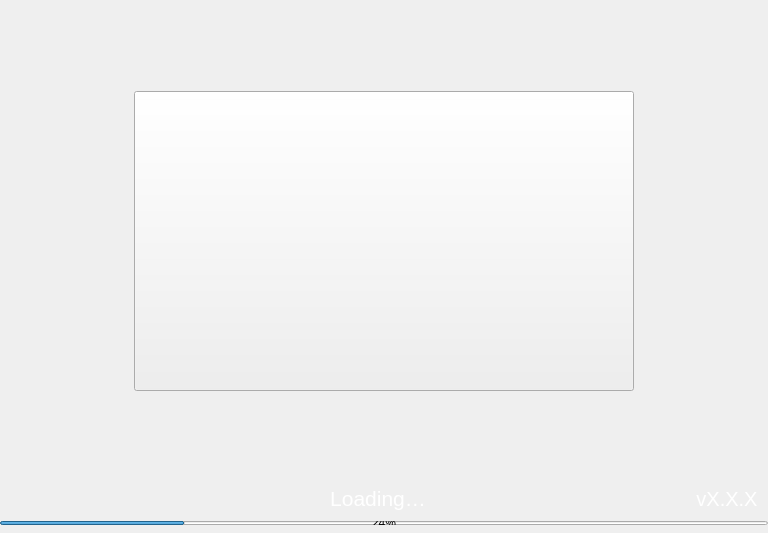
<?xml version="1.0" encoding="UTF-8"?>
<ui version="4.0">
 <class>Splash</class>
 <widget class="QWidget" name="Splash">
  <property name="geometry">
   <rect>
    <x>0</x>
    <y>0</y>
    <width>768</width>
    <height>533</height>
   </rect>
  </property>
  <property name="minimumSize">
   <size>
    <width>768</width>
    <height>533</height>
   </size>
  </property>
  <property name="maximumSize">
   <size>
    <width>16777215</width>
    <height>700</height>
   </size>
  </property>
  <property name="windowTitle">
   <string notr="true">N/A</string>
  </property>
  <layout class="QVBoxLayout" name="verticalLayout_2">
   <property name="spacing">
    <number>0</number>
   </property>
   <property name="leftMargin">
    <number>0</number>
   </property>
   <property name="topMargin">
    <number>0</number>
   </property>
   <property name="rightMargin">
    <number>0</number>
   </property>
   <property name="bottomMargin">
    <number>0</number>
   </property>
   <item>
    <widget class="QFrame" name="frame">
     <property name="minimumSize">
      <size>
       <width>750</width>
       <height>520</height>
      </size>
     </property>
     <property name="styleSheet">
      <string notr="true"/>
     </property>
     <property name="frameShape">
      <enum>QFrame::NoFrame</enum>
     </property>
     <property name="frameShadow">
      <enum>QFrame::Plain</enum>
     </property>
     <layout class="QVBoxLayout" name="verticalLayout">
      <property name="spacing">
       <number>0</number>
      </property>
      <property name="leftMargin">
       <number>0</number>
      </property>
      <property name="topMargin">
       <number>0</number>
      </property>
      <property name="rightMargin">
       <number>0</number>
      </property>
      <property name="bottomMargin">
       <number>0</number>
      </property>
      <item>
       <spacer name="verticalSpacer_2">
        <property name="orientation">
         <enum>Qt::Vertical</enum>
        </property>
        <property name="sizeHint" stdset="0">
         <size>
          <width>20</width>
          <height>40</height>
         </size>
        </property>
       </spacer>
      </item>
      <item alignment="Qt::AlignHCenter">
       <widget class="QToolButton" name="imgLogo">
        <property name="minimumSize">
         <size>
          <width>500</width>
          <height>300</height>
         </size>
        </property>
        <property name="maximumSize">
         <size>
          <width>500</width>
          <height>300</height>
         </size>
        </property>
        <property name="text">
         <string/>
        </property>
       </widget>
      </item>
      <item>
       <spacer name="verticalSpacer">
        <property name="orientation">
         <enum>Qt::Vertical</enum>
        </property>
        <property name="sizeHint" stdset="0">
         <size>
          <width>20</width>
          <height>40</height>
         </size>
        </property>
       </spacer>
      </item>
      <item>
       <widget class="QWidget" name="horizontalWidget" native="true">
        <property name="minimumSize">
         <size>
          <width>0</width>
          <height>30</height>
         </size>
        </property>
        <layout class="QHBoxLayout" name="horizontalLayout_2">
         <property name="spacing">
          <number>0</number>
         </property>
         <property name="leftMargin">
          <number>10</number>
         </property>
         <property name="topMargin">
          <number>0</number>
         </property>
         <property name="rightMargin">
          <number>10</number>
         </property>
         <property name="bottomMargin">
          <number>0</number>
         </property>
         <item>
          <widget class="QLabel" name="lblMessage">
           <property name="sizePolicy">
            <sizepolicy hsizetype="Expanding" vsizetype="Preferred">
             <horstretch>0</horstretch>
             <verstretch>0</verstretch>
            </sizepolicy>
           </property>
           <property name="minimumSize">
            <size>
             <width>0</width>
             <height>30</height>
            </size>
           </property>
           <property name="font">
            <font>
             <pointsize>16</pointsize>
            </font>
           </property>
           <property name="styleSheet">
            <string notr="true">color:white; padding-left:50px;</string>
           </property>
           <property name="text">
            <string>Loading…</string>
           </property>
           <property name="alignment">
            <set>Qt::AlignHCenter|Qt::AlignTop</set>
           </property>
          </widget>
         </item>
         <item alignment="Qt::AlignVCenter">
          <widget class="QLabel" name="lblVersion">
           <property name="minimumSize">
            <size>
             <width>0</width>
             <height>30</height>
            </size>
           </property>
           <property name="font">
            <font>
             <pointsize>15</pointsize>
            </font>
           </property>
           <property name="styleSheet">
            <string notr="true">color:white; padding-top:1px;</string>
           </property>
           <property name="text">
            <string notr="true">vX.X.X</string>
           </property>
           <property name="alignment">
            <set>Qt::AlignHCenter|Qt::AlignTop</set>
           </property>
          </widget>
         </item>
        </layout>
       </widget>
      </item>
      <item>
       <widget class="QWidget" name="layoutProgress" native="true">
        <property name="minimumSize">
         <size>
          <width>0</width>
          <height>8</height>
         </size>
        </property>
        <property name="maximumSize">
         <size>
          <width>16777215</width>
          <height>8</height>
         </size>
        </property>
        <layout class="QHBoxLayout" name="horizontalLayout">
         <property name="spacing">
          <number>0</number>
         </property>
         <property name="leftMargin">
          <number>0</number>
         </property>
         <property name="topMargin">
          <number>4</number>
         </property>
         <property name="rightMargin">
          <number>0</number>
         </property>
         <property name="bottomMargin">
          <number>0</number>
         </property>
         <item>
          <widget class="QProgressBar" name="progressBar">
           <property name="value">
            <number>24</number>
           </property>
          </widget>
         </item>
        </layout>
       </widget>
      </item>
      <item>
       <spacer name="verticalSpacer_3">
        <property name="orientation">
         <enum>Qt::Vertical</enum>
        </property>
        <property name="sizeType">
         <enum>QSizePolicy::Fixed</enum>
        </property>
        <property name="sizeHint" stdset="0">
         <size>
          <width>20</width>
          <height>8</height>
         </size>
        </property>
       </spacer>
      </item>
     </layout>
    </widget>
   </item>
  </layout>
 </widget>
 <resources/>
 <connections/>
</ui>
